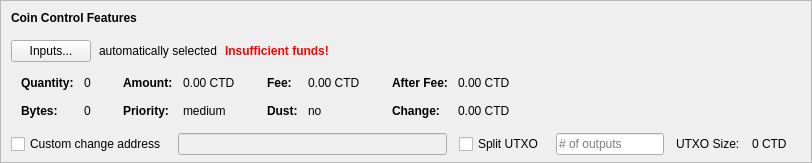
    <widget class="QFrame" name="frameCoinControl">
     <property name="sizePolicy">
      <sizepolicy hsizetype="Expanding" vsizetype="Expanding">
       <horstretch>0</horstretch>
       <verstretch>0</verstretch>
      </sizepolicy>
     </property>
     <property name="maximumSize">
      <size>
       <width>16777215</width>
       <height>16777215</height>
      </size>
     </property>
     <property name="frameShape">
      <enum>QFrame::StyledPanel</enum>
     </property>
     <property name="frameShadow">
      <enum>QFrame::Sunken</enum>
     </property>
     <layout class="QVBoxLayout" name="verticalLayoutCoinControl2">
      <property name="spacing">
       <number>0</number>
      </property>
      <property name="leftMargin">
       <number>0</number>
      </property>
      <property name="topMargin">
       <number>0</number>
      </property>
      <property name="rightMargin">
       <number>0</number>
      </property>
      <property name="bottomMargin">
       <number>6</number>
      </property>
      <item>
       <layout class="QVBoxLayout" name="verticalLayoutCoinControl" stretch="0,0,0,0,1">
        <property name="spacing">
         <number>0</number>
        </property>
        <property name="leftMargin">
         <number>10</number>
        </property>
        <property name="topMargin">
         <number>10</number>
        </property>
        <item>
         <layout class="QHBoxLayout" name="horizontalLayoutCoinControl1">
          <property name="bottomMargin">
           <number>15</number>
          </property>
          <item>
           <widget class="QLabel" name="labelCoinControlFeatures">
            <property name="sizePolicy">
             <sizepolicy hsizetype="Preferred" vsizetype="Maximum">
              <horstretch>0</horstretch>
              <verstretch>0</verstretch>
             </sizepolicy>
            </property>
            <property name="font">
             <font>
              <weight>75</weight>
              <bold>true</bold>
             </font>
            </property>
            <property name="styleSheet">
             <string notr="true">font-weight:bold;</string>
            </property>
            <property name="text">
             <string>Coin Control Features</string>
            </property>
           </widget>
          </item>
         </layout>
        </item>
        <item>
         <layout class="QHBoxLayout" name="horizontalLayoutCoinControl2" stretch="0,0,0,0">
          <property name="spacing">
           <number>8</number>
          </property>
          <property name="bottomMargin">
           <number>10</number>
          </property>
          <item>
           <widget class="QPushButton" name="pushButtonCoinControl">
            <property name="styleSheet">
             <string notr="true"/>
            </property>
            <property name="text">
             <string>Inputs...</string>
            </property>
            <property name="autoDefault">
             <bool>false</bool>
            </property>
           </widget>
          </item>
          <item>
           <widget class="QLabel" name="labelCoinControlAutomaticallySelected">
            <property name="text">
             <string>automatically selected</string>
            </property>
            <property name="margin">
             <number>5</number>
            </property>
           </widget>
          </item>
          <item>
           <widget class="QLabel" name="labelCoinControlInsuffFunds">
            <property name="font">
             <font>
              <weight>75</weight>
              <bold>true</bold>
             </font>
            </property>
            <property name="styleSheet">
             <string notr="true">color:red;font-weight:bold;</string>
            </property>
            <property name="text">
             <string>Insufficient funds!</string>
            </property>
            <property name="margin">
             <number>5</number>
            </property>
           </widget>
          </item>
          <item>
           <spacer name="horizontalSpacerCoinControl">
            <property name="orientation">
             <enum>Qt::Horizontal</enum>
            </property>
            <property name="sizeHint" stdset="0">
             <size>
              <width>40</width>
              <height>1</height>
             </size>
            </property>
           </spacer>
          </item>
         </layout>
        </item>
        <item>
         <widget class="QWidget" name="widgetCoinControl" native="true">
          <property name="sizePolicy">
           <sizepolicy hsizetype="Preferred" vsizetype="Preferred">
            <horstretch>0</horstretch>
            <verstretch>0</verstretch>
           </sizepolicy>
          </property>
          <property name="minimumSize">
           <size>
            <width>0</width>
            <height>0</height>
           </size>
          </property>
          <property name="styleSheet">
           <string notr="true"/>
          </property>
          <layout class="QHBoxLayout" name="horizontalLayoutCoinControl5">
           <property name="leftMargin">
            <number>0</number>
           </property>
           <property name="topMargin">
            <number>0</number>
           </property>
           <property name="rightMargin">
            <number>0</number>
           </property>
           <property name="bottomMargin">
            <number>0</number>
           </property>
           <item>
            <layout class="QHBoxLayout" name="horizontalLayoutCoinControl3" stretch="0,0,0,1">
             <property name="spacing">
              <number>20</number>
             </property>
             <property name="topMargin">
              <number>0</number>
             </property>
             <property name="bottomMargin">
              <number>10</number>
             </property>
             <item>
              <layout class="QFormLayout" name="formLayoutCoinControl1">
               <property name="horizontalSpacing">
                <number>10</number>
               </property>
               <property name="verticalSpacing">
                <number>14</number>
               </property>
               <property name="leftMargin">
                <number>10</number>
               </property>
               <property name="topMargin">
                <number>4</number>
               </property>
               <property name="rightMargin">
                <number>6</number>
               </property>
               <item row="0" column="0">
                <widget class="QLabel" name="labelCoinControlQuantityText">
                 <property name="font">
                  <font>
                   <weight>75</weight>
                   <bold>true</bold>
                  </font>
                 </property>
                 <property name="text">
                  <string>Quantity:</string>
                 </property>
                 <property name="margin">
                  <number>0</number>
                 </property>
                </widget>
               </item>
               <item row="0" column="1">
                <widget class="QLabel" name="labelCoinControlQuantity">
                 <property name="cursor">
                  <cursorShape>IBeamCursor</cursorShape>
                 </property>
                 <property name="contextMenuPolicy">
                  <enum>Qt::ActionsContextMenu</enum>
                 </property>
                 <property name="text">
                  <string notr="true">0</string>
                 </property>
                 <property name="margin">
                  <number>0</number>
                 </property>
                 <property name="textInteractionFlags">
                  <set>Qt::LinksAccessibleByMouse|Qt::TextSelectableByKeyboard|Qt::TextSelectableByMouse</set>
                 </property>
                </widget>
               </item>
               <item row="1" column="0">
                <widget class="QLabel" name="labelCoinControlBytesText">
                 <property name="font">
                  <font>
                   <weight>75</weight>
                   <bold>true</bold>
                  </font>
                 </property>
                 <property name="text">
                  <string>Bytes:</string>
                 </property>
                </widget>
               </item>
               <item row="1" column="1">
                <widget class="QLabel" name="labelCoinControlBytes">
                 <property name="cursor">
                  <cursorShape>IBeamCursor</cursorShape>
                 </property>
                 <property name="contextMenuPolicy">
                  <enum>Qt::ActionsContextMenu</enum>
                 </property>
                 <property name="text">
                  <string notr="true">0</string>
                 </property>
                 <property name="textInteractionFlags">
                  <set>Qt::LinksAccessibleByMouse|Qt::TextSelectableByKeyboard|Qt::TextSelectableByMouse</set>
                 </property>
                </widget>
               </item>
              </layout>
             </item>
             <item>
              <layout class="QFormLayout" name="formLayoutCoinControl2">
               <property name="horizontalSpacing">
                <number>10</number>
               </property>
               <property name="verticalSpacing">
                <number>14</number>
               </property>
               <property name="leftMargin">
                <number>6</number>
               </property>
               <property name="topMargin">
                <number>4</number>
               </property>
               <property name="rightMargin">
                <number>6</number>
               </property>
               <item row="0" column="0">
                <widget class="QLabel" name="labelCoinControlAmountText">
                 <property name="font">
                  <font>
                   <weight>75</weight>
                   <bold>true</bold>
                  </font>
                 </property>
                 <property name="text">
                  <string>Amount:</string>
                 </property>
                 <property name="margin">
                  <number>0</number>
                 </property>
                </widget>
               </item>
               <item row="0" column="1">
                <widget class="QLabel" name="labelCoinControlAmount">
                 <property name="cursor">
                  <cursorShape>IBeamCursor</cursorShape>
                 </property>
                 <property name="contextMenuPolicy">
                  <enum>Qt::ActionsContextMenu</enum>
                 </property>
                 <property name="text">
                  <string notr="true">0.00 CTD</string>
                 </property>
                 <property name="textInteractionFlags">
                  <set>Qt::LinksAccessibleByMouse|Qt::TextSelectableByKeyboard|Qt::TextSelectableByMouse</set>
                 </property>
                </widget>
               </item>
               <item row="1" column="0">
                <widget class="QLabel" name="labelCoinControlPriorityText">
                 <property name="font">
                  <font>
                   <weight>75</weight>
                   <bold>true</bold>
                  </font>
                 </property>
                 <property name="text">
                  <string>Priority:</string>
                 </property>
                </widget>
               </item>
               <item row="1" column="1">
                <widget class="QLabel" name="labelCoinControlPriority">
                 <property name="cursor">
                  <cursorShape>IBeamCursor</cursorShape>
                 </property>
                 <property name="contextMenuPolicy">
                  <enum>Qt::ActionsContextMenu</enum>
                 </property>
                 <property name="text">
                  <string>medium</string>
                 </property>
                 <property name="textInteractionFlags">
                  <set>Qt::LinksAccessibleByMouse|Qt::TextSelectableByKeyboard|Qt::TextSelectableByMouse</set>
                 </property>
                </widget>
               </item>
              </layout>
             </item>
             <item>
              <layout class="QFormLayout" name="formLayoutCoinControl3">
               <property name="horizontalSpacing">
                <number>10</number>
               </property>
               <property name="verticalSpacing">
                <number>14</number>
               </property>
               <property name="leftMargin">
                <number>6</number>
               </property>
               <property name="topMargin">
                <number>4</number>
               </property>
               <property name="rightMargin">
                <number>6</number>
               </property>
               <item row="0" column="0">
                <widget class="QLabel" name="labelCoinControlFeeText">
                 <property name="font">
                  <font>
                   <weight>75</weight>
                   <bold>true</bold>
                  </font>
                 </property>
                 <property name="text">
                  <string>Fee:</string>
                 </property>
                 <property name="margin">
                  <number>0</number>
                 </property>
                </widget>
               </item>
               <item row="0" column="1">
                <widget class="QLabel" name="labelCoinControlFee">
                 <property name="cursor">
                  <cursorShape>IBeamCursor</cursorShape>
                 </property>
                 <property name="contextMenuPolicy">
                  <enum>Qt::ActionsContextMenu</enum>
                 </property>
                 <property name="text">
                  <string notr="true">0.00 CTD</string>
                 </property>
                 <property name="textInteractionFlags">
                  <set>Qt::LinksAccessibleByMouse|Qt::TextSelectableByKeyboard|Qt::TextSelectableByMouse</set>
                 </property>
                </widget>
               </item>
               <item row="1" column="0">
                <widget class="QLabel" name="labelCoinControlLowOutputText">
                 <property name="font">
                  <font>
                   <weight>75</weight>
                   <bold>true</bold>
                  </font>
                 </property>
                 <property name="text">
                  <string>Dust:</string>
                 </property>
                </widget>
               </item>
               <item row="1" column="1">
                <widget class="QLabel" name="labelCoinControlLowOutput">
                 <property name="cursor">
                  <cursorShape>IBeamCursor</cursorShape>
                 </property>
                 <property name="contextMenuPolicy">
                  <enum>Qt::ActionsContextMenu</enum>
                 </property>
                 <property name="text">
                  <string>no</string>
                 </property>
                 <property name="textInteractionFlags">
                  <set>Qt::LinksAccessibleByMouse|Qt::TextSelectableByKeyboard|Qt::TextSelectableByMouse</set>
                 </property>
                </widget>
               </item>
              </layout>
             </item>
             <item>
              <layout class="QFormLayout" name="formLayoutCoinControl4">
               <property name="horizontalSpacing">
                <number>10</number>
               </property>
               <property name="verticalSpacing">
                <number>14</number>
               </property>
               <property name="leftMargin">
                <number>6</number>
               </property>
               <property name="topMargin">
                <number>4</number>
               </property>
               <property name="rightMargin">
                <number>6</number>
               </property>
               <item row="0" column="0">
                <widget class="QLabel" name="labelCoinControlAfterFeeText">
                 <property name="font">
                  <font>
                   <weight>75</weight>
                   <bold>true</bold>
                  </font>
                 </property>
                 <property name="text">
                  <string>After Fee:</string>
                 </property>
                 <property name="margin">
                  <number>0</number>
                 </property>
                </widget>
               </item>
               <item row="0" column="1">
                <widget class="QLabel" name="labelCoinControlAfterFee">
                 <property name="cursor">
                  <cursorShape>IBeamCursor</cursorShape>
                 </property>
                 <property name="contextMenuPolicy">
                  <enum>Qt::ActionsContextMenu</enum>
                 </property>
                 <property name="text">
                  <string notr="true">0.00 CTD</string>
                 </property>
                 <property name="textInteractionFlags">
                  <set>Qt::LinksAccessibleByMouse|Qt::TextSelectableByKeyboard|Qt::TextSelectableByMouse</set>
                 </property>
                </widget>
               </item>
               <item row="1" column="0">
                <widget class="QLabel" name="labelCoinControlChangeText">
                 <property name="font">
                  <font>
                   <weight>75</weight>
                   <bold>true</bold>
                  </font>
                 </property>
                 <property name="text">
                  <string>Change:</string>
                 </property>
                </widget>
               </item>
               <item row="1" column="1">
                <widget class="QLabel" name="labelCoinControlChange">
                 <property name="cursor">
                  <cursorShape>IBeamCursor</cursorShape>
                 </property>
                 <property name="contextMenuPolicy">
                  <enum>Qt::ActionsContextMenu</enum>
                 </property>
                 <property name="text">
                  <string notr="true">0.00 CTD</string>
                 </property>
                 <property name="textInteractionFlags">
                  <set>Qt::LinksAccessibleByMouse|Qt::TextSelectableByKeyboard|Qt::TextSelectableByMouse</set>
                 </property>
                </widget>
               </item>
              </layout>
             </item>
            </layout>
           </item>
          </layout>
         </widget>
        </item>
        <item>
         <layout class="QHBoxLayout" name="horizontalLayoutCoinControl4" stretch="0,0,0,0,0,0,0">
          <property name="spacing">
           <number>12</number>
          </property>
          <property name="sizeConstraint">
           <enum>QLayout::SetDefaultConstraint</enum>
          </property>
          <property name="topMargin">
           <number>5</number>
          </property>
          <property name="rightMargin">
           <number>5</number>
          </property>
          <item>
           <widget class="QCheckBox" name="checkBoxCoinControlChange">
            <property name="toolTip">
             <string>If this is activated, but the change address is empty or invalid, change will be sent to a newly generated address.</string>
            </property>
            <property name="text">
             <string>Custom change address</string>
            </property>
           </widget>
          </item>
          <item>
           <widget class="QValidatedLineEdit" name="lineEditCoinControlChange">
            <property name="enabled">
             <bool>false</bool>
            </property>
            <property name="sizePolicy">
             <sizepolicy hsizetype="Expanding" vsizetype="Fixed">
              <horstretch>0</horstretch>
              <verstretch>0</verstretch>
             </sizepolicy>
            </property>
           </widget>
          </item>
          <item>
           <widget class="QCheckBox" name="splitBlockCheckBox">
            <property name="text">
             <string>Split UTXO</string>
            </property>
           </widget>
          </item>
          <item>
           <widget class="QLineEdit" name="splitBlockLineEdit">
            <property name="sizePolicy">
             <sizepolicy hsizetype="Fixed" vsizetype="Fixed">
              <horstretch>50</horstretch>
              <verstretch>0</verstretch>
             </sizepolicy>
            </property>
            <property name="placeholderText">
             <string># of outputs</string>
            </property>
           </widget>
          </item>
          <item>
           <widget class="QLabel" name="labelBlockSizeText">
            <property name="text">
             <string>UTXO Size:</string>
            </property>
           </widget>
          </item>
          <item>
           <widget class="QLabel" name="labelBlockSize">
            <property name="text">
             <string>0 CTD</string>
            </property>
           </widget>
          </item>
          <item>
           <widget class="QLabel" name="labelCoinControlChangeLabel">
            <property name="sizePolicy">
             <sizepolicy hsizetype="Preferred" vsizetype="Expanding">
              <horstretch>0</horstretch>
              <verstretch>0</verstretch>
             </sizepolicy>
            </property>
            <property name="minimumSize">
             <size>
              <width>0</width>
              <height>0</height>
             </size>
            </property>
            <property name="text">
             <string/>
            </property>
            <property name="margin">
             <number>3</number>
            </property>
           </widget>
          </item>
         </layout>
        </item>
        <item>
         <spacer name="verticalSpacerCoinControl">
          <property name="orientation">
           <enum>Qt::Vertical</enum>
          </property>
          <property name="sizeHint" stdset="0">
           <size>
            <width>800</width>
            <height>1</height>
           </size>
          </property>
         </spacer>
        </item>
       </layout>
      </item>
     </layout>
    </widget>
